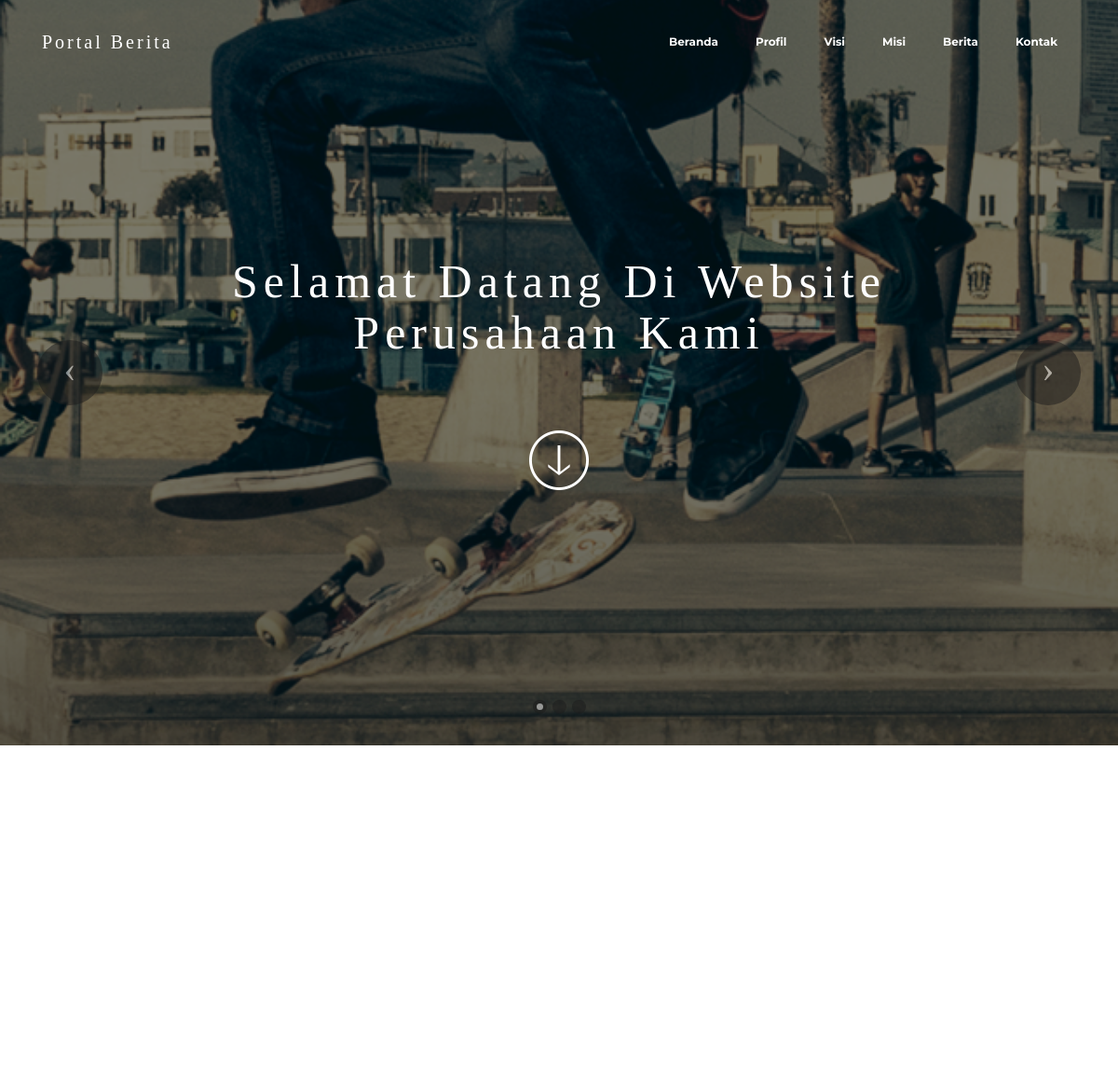
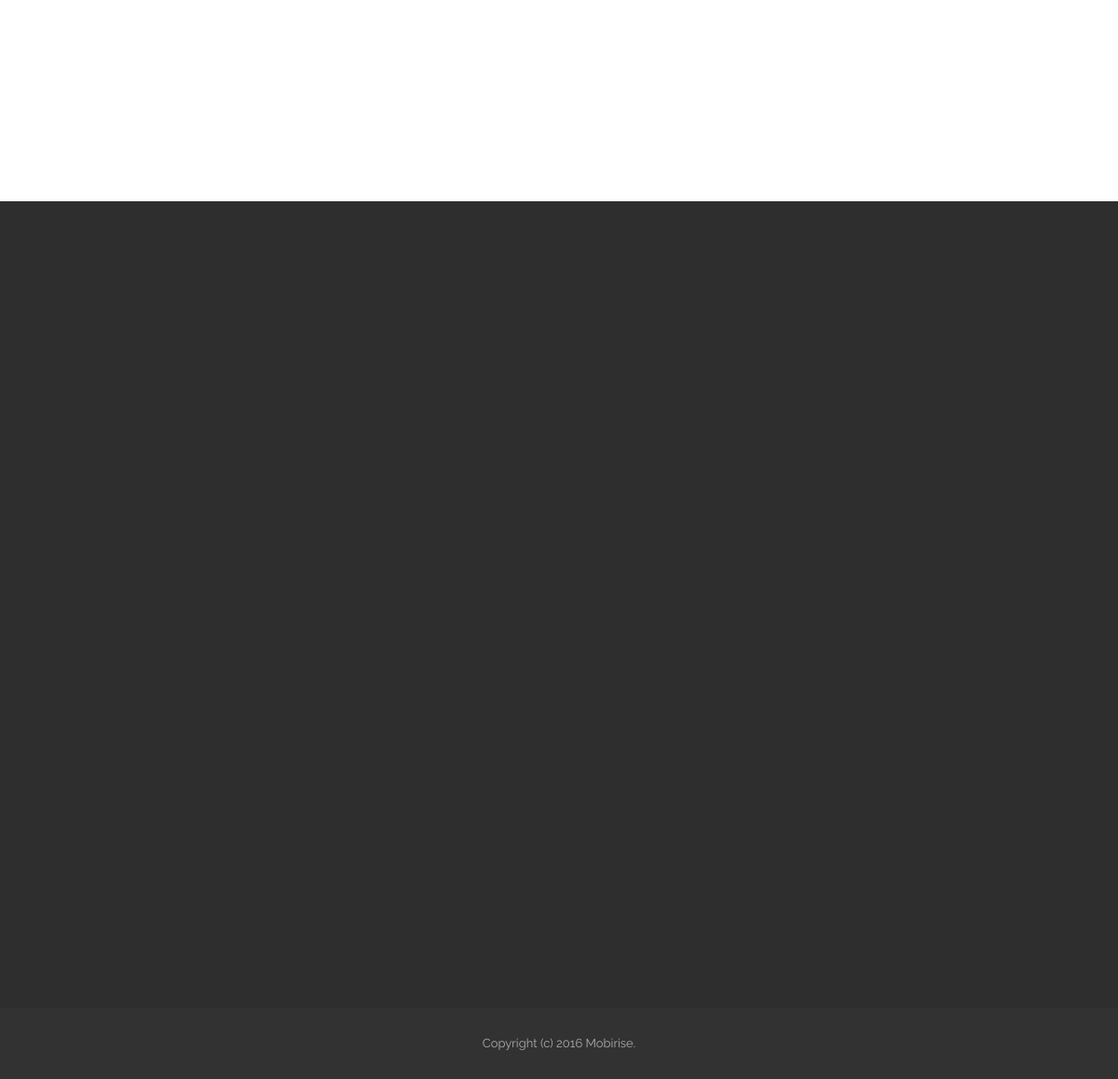
/?page=profil, run on the app's committed database (2 pictures, top to bottom).
### tables this page shows
CREATE TABLE IF NOT EXISTS `deskripsi_web` (
  `id_deskripsi` int(3) NOT NULL,
  `judul_web` varchar(120) NOT NULL,
  `deskripsi` text NOT NULL
);

CREATE TABLE IF NOT EXISTS `galeri` (
  `id_galeri` int(3) NOT NULL,
  `foto` varchar(120) NOT NULL,
  `slider` enum('0','1') NOT NULL DEFAULT '0',
  `keterangan` varchar(120) NOT NULL
);

### config/koneksi.php (called while the page is built, shortened)
<?php
$BASE_URL = "/portal-berita/";
function JumlahData($query){
	$koneksiPdo = $GLOBALS['koneksiPdo'];
	$jml_data = $koneksiPdo->prepare($query);
	$jml_data -> execute();
	$jml_data = $jml_data->rowCount();
	return $jml_data;
}
function PdoQuery($query){
	$koneksiPdo = $GLOBALS['koneksiPdo'];
	$list = $koneksiPdo->prepare($query);
	$list -> execute();
	return $list;
}
function PdoSelect($query){
	$koneksiPdo = $GLOBALS['koneksiPdo'];
	$list = $koneksiPdo->prepare($query);
	$list -> execute();
	$data = $list->fetch(PDO::FETCH_ASSOC);
	return $data;
}
?>

### include/slider.php (the view, shortened to what this page needs)
<?php $tmpSilder = getSlider("result") ?>
<section class="mbr-slider mbr-section mbr-section__container carousel slide mbr-section-nopadding mbr-after-navbar" data-ride="carousel" data-keyboard="false" data-wrap="true" data-pause="false" data-interval="5000" id="slider-0">
    <div>
        <div>
            <div>
                <ol class="carousel-indicators">
                    <li data-app-prevent-settings="" data-target="#slider-0" class="active" data-slide-to="0"></li><li data-app-prevent-settings="" data-target="#slider-0" data-slide-to="1"></li><li data-app-prevent-settings="" data-target="#slider-0" data-slide-to="2"></li>
                </ol>
                <div class="carousel-inner" role="listbox">
                    <?php $j = JumlahData(getSlider("query")); $i=0;
                     while($slider = $tmpSilder->fetch(PDO::FETCH_ASSOC)){ ?>
                    <div class="mbr-section mbr-section-hero carousel-item dark center mbr-section-full <?php if($i==$j-1) echo "active"; ?>" data-bg-video-slide="false" style="background-image: url(<?php echo "img/galeri/".$slider['foto']; ?>);">
                        <div class="mbr-table-cell">
                            <div class="mbr-overlay"></div>
                            <div class="container-slide container">
                                <div class="row">
                                    <div class="col-md-8 col-md-offset-2 text-xs-center">
                                        <h4 class="mbr-section-title display-4" style="
                                            font-size: 50px;
                                            font-family: arvo;
                                            font-weight: 300;
                                            letter-spacing: 6px;"
                                        >
                                        <?php echo $slider['keterangan']; ?></h4>
                                    </div>
                                </div>
                                <div class="mbr-section-btn" style="padding-top: 50px; text-align: center;">
                                    <a href="#profil">
                                        <img src="img/circle.png">
                                    </a>
                                </div>
                            </div>
                        </div>
                    </div>
                    <?php $i++; } ?>
                </div>
                <a data-app-prevent-settings="" class="left carousel-control" role="button" data-slide="prev" href="#slider-0">
                    <span class="icon-prev" aria-hidden="true"></span>
                </a>
                <a data-app-prevent-settings="" class="right carousel-control" role="button" data-slide="next" href="#slider-0">
                    <span class="icon-next" aria-hidden="true"></span>
                </a>
            </div>
        </div>
    </div>
</section>
<?php
    function getSlider($type){
        $sql_slider = "SELECT foto, keterangan FROM galeri WHERE slider = '1' ORDER BY id_galeri DESC";
        $slider = PdoQuery($sql_slider);
        if($type == "result"){
            return $slider;
        }elseif($type == "query"){
            return $sql_slider;
        }
    }
?>

### include/navigation.php (shortened to what this page needs)
<section id="menu-0">
    <nav class="navbar navbar-dropdown bg-color transparent navbar-fixed-top">
        <div class="container">
            <div class="mbr-table">
                <div class="mbr-table-cell">
                    <div class="navbar-brand">
                        <a class="navbar-caption" href="<?php echo $BASE_URL; ?>" style="font-size: 20px;
                                            font-family: arvo;
                                            font-weight: 300;
                                            letter-spacing: 3px;"><?php echo $web['judul_web']; ?></a>
                    </div>
                </div>
                <div class="mbr-table-cell">
                    <ul class="nav-dropdown collapse pull-xs-right nav navbar-nav navbar-toggleable-sm" id="exCollapsingNavbar">
                        <li class="nav-item">
                            <a class="nav-link link" href="?data=home">Beranda</a>
                        </li>
                        <li class="nav-item">
                            <a class="nav-link link" href="<?php echo $BASE_URL; ?>#profil">Profil</a>
                        </li>
                        <li class="nav-item">
                            <a class="nav-link link" href="<?php echo $BASE_URL; ?>#visi">Visi</a>
                        </li>
                        <li class="nav-item">
                            <a class="nav-link link" href="<?php echo $BASE_URL; ?>#misi">Misi</a>
                        </li>
                        <li class="nav-item">
                            <a class="nav-link link" href="<?php echo $BASE_URL; ?>#berita">Berita</a>
                        </li>
                        <li class="nav-item">
                            <a class="nav-link link" href="<?php echo $BASE_URL; ?>#social-buttons4-c">Kontak</a>
                        </li>
                    </ul>
                </div>
            </div>
        </div>
    </nav>
</section>

### assets/dropdown/css/style.css (style rules this page uses)
.navbar-dropdown { left: 0; padding: 0; position: absolute; right: 0; top: 0; transition: all 0.45s ease; z-index: 1030; }
.navbar-dropdown .navbar-brand { float: none; font-size: 0; padding: 1.25rem 0; position: relative; transition: padding 0.25s ease; white-space: nowrap; }
.navbar-dropdown .navbar-brand::before { content: ""; display: inline-block; height: 100%; vertical-align: middle; }
.navbar-dropdown .navbar-logo, .navbar-dropdown .navbar-caption { display: inline-block; vertical-align: middle; }
.navbar-dropdown .mbr-table-cell { height: 5.625rem; }
.navbar-dropdown .navbar-caption { font-family: "Montserrat"; font-size: 1rem; font-weight: 700; white-space: normal; }
.navbar-dropdown .navbar-caption, .navbar-dropdown .navbar-caption:hover { color: inherit; text-decoration: none; }
.navbar-dropdown.navbar-fixed-top { position: fixed; }
.navbar-dropdown.bg-color.transparent { background: none !important; }
.nav-dropdown { display: table !important; font-family: "Montserrat"; font-size: 0.75rem; font-weight: 700; height: auto !important; }
.nav-dropdown .nav-item { display: table-cell; float: none; vertical-align: middle; }
.nav-dropdown .link { margin: 1.667em; padding: 0; transition: color .2s ease-in-out; }
.nav-dropdown .link::after, .nav-dropdown .dropdown-item::after { color: inherit; }

### assets/theme/css/style.css (style rules this page uses)
.container { position: relative; }
.display-4 { font-size: 2rem; font-weight: 600; margin-top: 2.3rem; margin-bottom: 1.8rem; }
body { font-family: 'Raleway', sans-serif; color: #232323; }
h1, h2, h3, h4, h5, h6, .h1, .h2, .h3, .h4, .h5, .h6, .display-1, .display-2, .display-3, .display-4 { font-family: 'Montserrat', sans-serif; word-break: break-word; word-wrap: break-word; }
.mbr-section { position: relative; padding-top: 120px; padding-bottom: 120px; background-position: 50% 50%; background-repeat: no-repeat; background-size: cover; }
.mbr-section-full { display: table; height: 100vh; padding-bottom: 0; padding-top: 0; table-layout: fixed; width: 100%; }
.mbr-section-full > .mbr-table-cell { width: 100%; }
.mbr-section-title { margin-top: 0; }
.mbr-section-nopadding { padding-top: 0; padding-bottom: 0; }
.mbr-section-hero::before { display: none !important; }
.mbr-section-hero .mbr-section-title { color: #fff; margin-bottom: 1.6875rem; }
.mbr-section-full .mbr-overlay { min-height: 100vh; }
.mbr-overlay { background-color: #000; bottom: 0; left: 0; opacity: 0.5; position: absolute; right: 0; top: 0; z-index: 1; }
.mbr-overlay ~ * { z-index: 2; }
.mbr-table { display: table; width: 100%; }
.mbr-table-cell { display: table-cell; float: none; padding-bottom: 0; padding-top: 0; position: relative; vertical-align: middle; }
.mbr-slider .carousel-inner > .active, .mbr-slider .carousel-inner > .next, .mbr-slider .carousel-inner > .prev { display: table; }
.mbr-slider .carousel-control { position: absolute; width: 70px; height: 70px; top: 50%; margin-top: -35px; line-height: 70px; border-radius: 50%; color: inherit; background: #1b1b1b; border: 0; opacity: 0.5; text-shadow: none; z-index: 5; color: #fff; -webkit-transition: all 0.2s ease-in-out 0s; -o-transition: all 0.2s ease-in-out 0s; transition: all 0.2s ease-in-out 0s; }
.mbr-slider .carousel-control.left { left: 0; margin-left: 2.5rem; }
.mbr-slider .carousel-control.right { right: 0; margin-right: 2.5rem; }
.mbr-slider .carousel-control .icon-next, .mbr-slider .carousel-control .icon-prev { margin-top: -18px; font-size: 40px; line-height: 27px; }
.mbr-slider .carousel-indicators { position: absolute; bottom: 0; margin-bottom: 1.5rem !important; }
.mbr-slider .carousel-indicators li, .mbr-slider .carousel-indicators .active { width: 15px; height: 15px; margin: 3px; background: #1b1b1b; border: 0; opacity: 0.5; }
.mbr-slider .carousel-indicators .active { border: 4px solid #1b1b1b; background: #fff; }
.mbr-slider .mbr-section { padding: 0; background-attachment: scroll; }
.mbr-slider .mbr-table-cell { padding: 0; }

### data on the page
deskripsi_web: judul_web "Portal Berita"
galeri: foto (picture), keterangan "Selamat Datang Di Website Perusahaan Kami"
